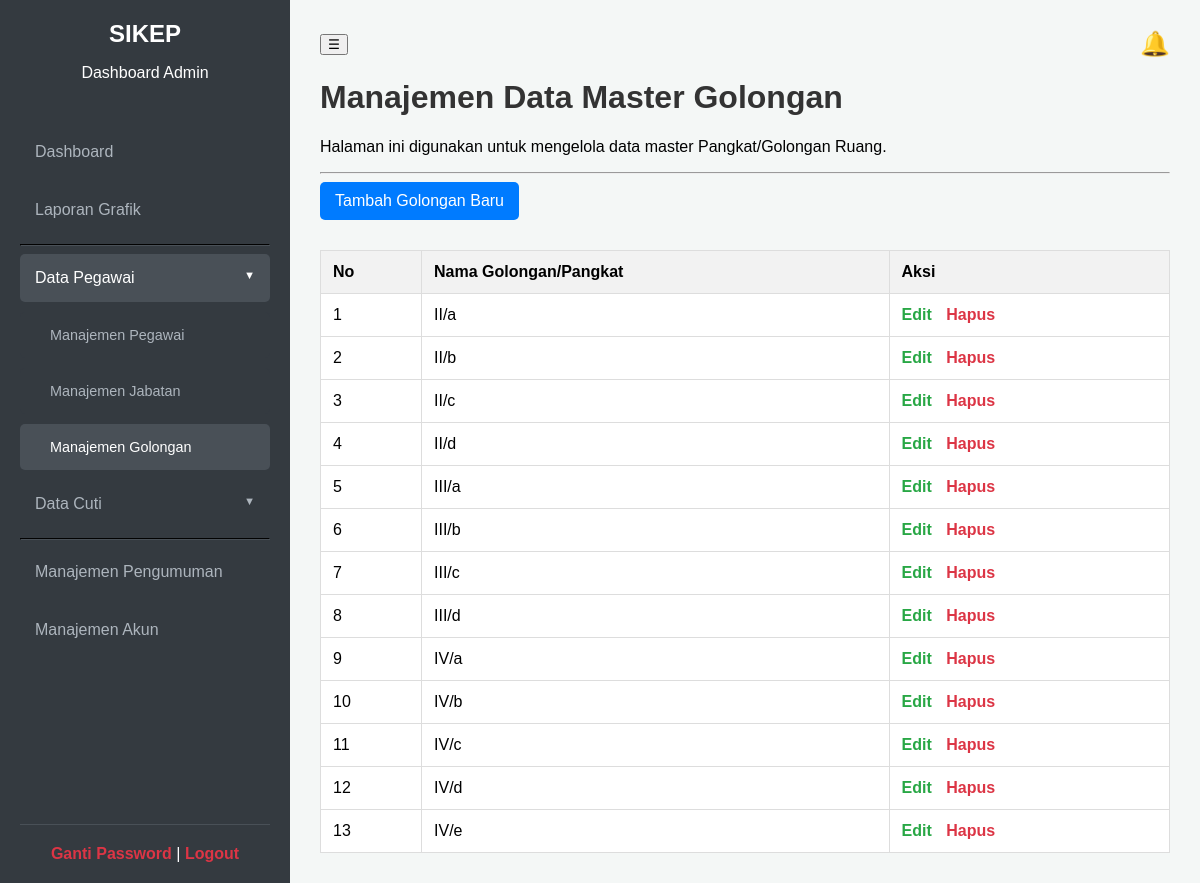
The page /admin/manajemen_golongan.php (signed in) on the database its author committed.
### tables this page shows
CREATE TABLE `golongan` (
  `id` int(11) NOT NULL,
  `nama_golongan` varchar(50) NOT NULL
);

### admin/manajemen_golongan.php (the view, shortened to what this page needs)
<?php
include 'header.php';
$query = "SELECT * FROM golongan ORDER BY id DESC";
$result = mysqli_query($koneksi, $query);
?>
<h1>Manajemen Data Master Golongan</h1>
<p>Halaman ini digunakan untuk mengelola data master Pangkat/Golongan Ruang.</p>
<hr>
<a href="tambah_golongan.php" class="btn">Tambah Golongan Baru</a>
<table>
    <thead>
        <tr>
            <th>No</th>
            <th>Nama Golongan/Pangkat</th>
            <th>Aksi</th>
        </tr>
    </thead>
    <tbody>
        <?php if (mysqli_num_rows($result) > 0): $no = 1; ?>
            <?php while($row = mysqli_fetch_assoc($result)): ?>
                <tr>
                    <td><?php echo $no++; ?></td>
                    <td><?php echo htmlspecialchars($row['nama_golongan']); ?></td>
                    <td class="actions">
                        <a href="edit_golongan.php?id=<?php echo $row['id']; ?>" class="edit">Edit</a>
                        <a href="hapus_golongan.php?id=<?php echo $row['id']; ?>" class="delete" onclick="return confirm('Yakin ingin menghapus golongan ini?');">Hapus</a>
                    </td>
                </tr>
            <?php endwhile; ?>
        <?php else: ?>
            <tr><td colspan="3" style="text-align:center;">Belum ada data golongan.</td></tr>
        <?php endif; ?>
    </tbody>
</table>
<?php include 'footer.php'; ?>

### assets/style_admin.css (style rules this page uses)
body { font-family: sans-serif; margin: 0; background-color: #f4f7f6; }
h1, h2, h3 { color: #333; }
.btn { display: inline-block; padding: 10px 15px; margin-bottom: 10px; margin-right: 10px; background-color: #007bff; color: white; text-decoration: none; border-radius: 5px; border: none; cursor: pointer; }
table { width: 100%; border-collapse: collapse; margin-top: 20px; background-color: white; }
th, td { padding: 12px; border: 1px solid #ddd; text-align: left; }
th { background-color: #f2f2f2; }
.actions a { margin-right: 10px; text-decoration: none; font-weight: bold; }
.actions a.edit { color: #28a745; }
.actions a.delete { color: #dc3545; }
* { scrollbar-width: thin; scrollbar-color: rgba(0, 0, 0, 0.3) transparent; }

### rows shown on the page
golongan: nama_golongan "II/a"
golongan: nama_golongan "II/b"
golongan: nama_golongan "II/c"
golongan: nama_golongan "II/d"
golongan: nama_golongan "III/a"
golongan: nama_golongan "III/b"
golongan: nama_golongan "III/c"
golongan: nama_golongan "III/d"
golongan: nama_golongan "IV/a"
golongan: nama_golongan "IV/b"
golongan: nama_golongan "IV/c"
golongan: nama_golongan "IV/d"
golongan: nama_golongan "IV/e"
